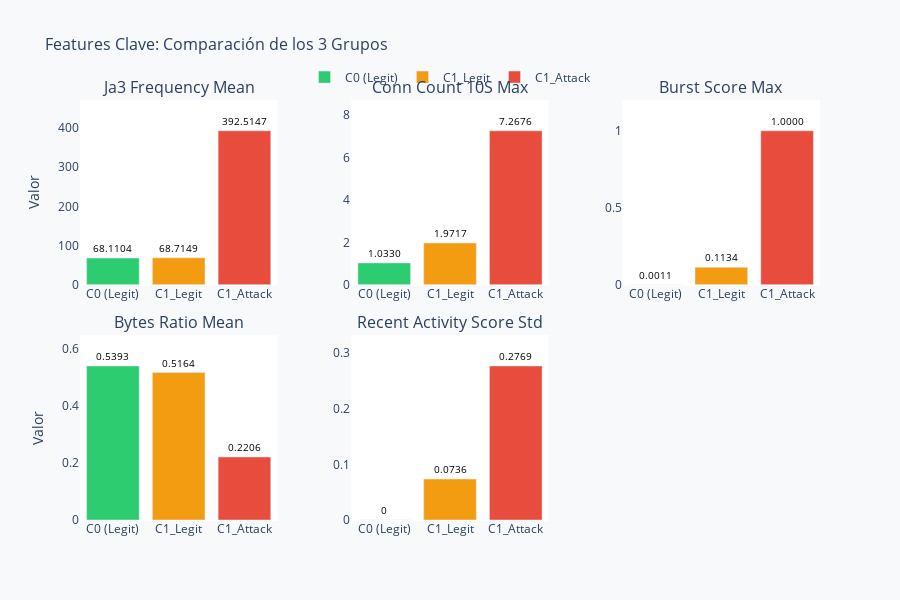

This figure's notebook cell:
### Code cell
import plotly.graph_objects as go
from plotly.subplots import make_subplots

# Features más discriminantes
discriminant_features = [
    'ja3_frequency_mean',
    'conn_count_10s_max', 
    'burst_score_max',
    'bytes_ratio_mean',
    'recent_activity_score_std'
]

def format_value(v):
    if v == 0:
        return "0"
    elif abs(v) >= 1e-3:
        return f"{v:.4f}"
    else:
        return f"{v:.2e}"

fig_bars = make_subplots(
    rows=2, cols=3,
    subplot_titles=[f.replace('_', ' ').title() for f in discriminant_features],
    vertical_spacing=0.12,
    horizontal_spacing=0.10
)

# Updated group names (3 groups only)
group_names = ['C0 (Legit)', 'C1_Legit', 'C1_Attack']
colors = ['#2ecc71', '#f39c12', '#e74c3c']  # removed blue for C1

for idx, feature in enumerate(discriminant_features):
    row = idx // 3 + 1
    col = idx % 3 + 1
    
    # Fetch values from the updated comparison_df
    values = [
        comparison_df[comparison_df['Feature'] == feature]['C0 (Legit)'].values[0],
        comparison_df[comparison_df['Feature'] == feature]['C1_Legit'].values[0],
        comparison_df[comparison_df['Feature'] == feature]['C1_Attack'].values[0]
    ]
    
    # Adjust Y-axis range
    max_val = max(values)
    y_max = max(0.001, max_val * 1.2) if max_val > 0 else 0.001
    fig_bars.update_yaxes(range=[0, y_max], row=row, col=col)
    
    for i, (group, value, color) in enumerate(zip(group_names, values, colors)):
        fig_bars.add_trace(
            go.Bar(
                x=[group],
                y=[value],
                name=group if idx == 0 else None,
                marker_color=color,
                text=[format_value(value)],
                textposition='outside',
                textfont=dict(size=10, color='black'),
                showlegend=(idx == 0),
                hovertemplate=f'<b>{group}</b><br>{feature}: %{{y:.6f}}<extra></extra>'
            ),
            row=row, col=col
        )

fig_bars.update_xaxes(showticklabels=True)  # optional: show group labels
fig_bars.update_yaxes(title_text="Valor", col=1)

fig_bars.update_layout(
    title_text='Features Clave: Comparación de los 3 Grupos',
    title_font_size=16,
    height=600,
    showlegend=True,
    legend=dict(
        orientation="h",
        yanchor="bottom",
        y=1.02,
        xanchor="center",
        x=0.5
    ),
    plot_bgcolor='white',
    paper_bgcolor='#f8f9fa'
)

fig_bars.show()

### Figure 1 — Plotly figure (JSON) as saved in the notebook; plotly's stock layout.template omitted (floating-point values rounded to 4 significant figures)
{"data": [{"hovertemplate": "<b>C0 (Legit)</b><br>ja3_frequency_mean: %{y:.6f}<extra></extra>", "marker": {"color": "#2ecc71"}, "name": "C0 (Legit)", "showlegend": true, "text": ["68.1104"], "textfont": {"color": "black", "size": 10}, "textposition": "outside", "type": "bar", "x": ["C0 (Legit)"], "xaxis": "x", "y": [68.11], "yaxis": "y"}, {"hovertemplate": "<b>C1_Legit</b><br>ja3_frequency_mean: %{y:.6f}<extra></extra>", "marker": {"color": "#f39c12"}, "name": "C1_Legit", "showlegend": true, "text": ["68.7149"], "textfont": {"color": "black", "size": 10}, "textposition": "outside", "type": "bar", "x": ["C1_Legit"], "xaxis": "x", "y": [68.71], "yaxis": "y"}, {"hovertemplate": "<b>C1_Attack</b><br>ja3_frequency_mean: %{y:.6f}<extra></extra>", "marker": {"color": "#e74c3c"}, "name": "C1_Attack", "showlegend": true, "text": ["392.5147"], "textfont": {"color": "black", "size": 10}, "textposition": "outside", "type": "bar", "x": ["C1_Attack"], "xaxis": "x", "y": [392.5], "yaxis": "y"}, {"hovertemplate": "<b>C0 (Legit)</b><br>conn_count_10s_max: %{y:.6f}<extra></extra>", "marker": {"color": "#2ecc71"}, "showlegend": false, "text": ["1.0330"], "textfont": {"color": "black", "size": 10}, "textposition": "outside", "type": "bar", "x": ["C0 (Legit)"], "xaxis": "x2", "y": [1.033], "yaxis": "y2"}, {"hovertemplate": "<b>C1_Legit</b><br>conn_count_10s_max: %{y:.6f}<extra></extra>", "marker": {"color": "#f39c12"}, "showlegend": false, "text": ["1.9717"], "textfont": {"color": "black", "size": 10}, "textposition": "outside", "type": "bar", "x": ["C1_Legit"], "xaxis": "x2", "y": [1.972], "yaxis": "y2"}, {"hovertemplate": "<b>C1_Attack</b><br>conn_count_10s_max: %{y:.6f}<extra></extra>", "marker": {"color": "#e74c3c"}, "showlegend": false, "text": ["7.2676"], "textfont": {"color": "black", "size": 10}, "textposition": "outside", "type": "bar", "x": ["C1_Attack"], "xaxis": "x2", "y": [7.268], "yaxis": "y2"}, {"hovertemplate": "<b>C0 (Legit)</b><br>burst_score_max: %{y:.6f}<extra></extra>", "marker": {"color": "#2ecc71"}, "showlegend": false, "text": ["0.0011"], "textfont": {"color": "black", "size": 10}, "textposition": "outside", "type": "bar", "x": ["C0 (Legit)"], "xaxis": "x3", "y": [0.001094], "yaxis": "y3"}, {"hovertemplate": "<b>C1_Legit</b><br>burst_score_max: %{y:.6f}<extra></extra>", "marker": {"color": "#f39c12"}, "showlegend": false, "text": ["0.1134"], "textfont": {"color": "black", "size": 10}, "textposition": "outside", "type": "bar", "x": ["C1_Legit"], "xaxis": "x3", "y": [0.1134], "yaxis": "y3"}, {"hovertemplate": "<b>C1_Attack</b><br>burst_score_max: %{y:.6f}<extra></extra>", "marker": {"color": "#e74c3c"}, "showlegend": false, "text": ["1.0000"], "textfont": {"color": "black", "size": 10}, "textposition": "outside", "type": "bar", "x": ["C1_Attack"], "xaxis": "x3", "y": [1], "yaxis": "y3"}, {"hovertemplate": "<b>C0 (Legit)</b><br>bytes_ratio_mean: %{y:.6f}<extra></extra>", "marker": {"color": "#2ecc71"}, "showlegend": false, "text": ["0.5393"], "textfont": {"color": "black", "size": 10}, "textposition": "outside", "type": "bar", "x": ["C0 (Legit)"], "xaxis": "x4", "y": [0.5393], "yaxis": "y4"}, {"hovertemplate": "<b>C1_Legit</b><br>bytes_ratio_mean: %{y:.6f}<extra></extra>", "marker": {"color": "#f39c12"}, "showlegend": false, "text": ["0.5164"], "textfont": {"color": "black", "size": 10}, "textposition": "outside", "type": "bar", "x": ["C1_Legit"], "xaxis": "x4", "y": [0.5164], "yaxis": "y4"}, {"hovertemplate": "<b>C1_Attack</b><br>bytes_ratio_mean: %{y:.6f}<extra></extra>", "marker": {"color": "#e74c3c"}, "showlegend": false, "text": ["0.2206"], "textfont": {"color": "black", "size": 10}, "textposition": "outside", "type": "bar", "x": ["C1_Attack"], "xaxis": "x4", "y": [0.2206], "yaxis": "y4"}, {"hovertemplate": "<b>C0 (Legit)</b><br>recent_activity_score_std: %{y:.6f}<extra></extra>", "marker": {"color": "#2ecc71"}, "showlegend": false, "text": ["0"], "textfont": {"color": "black", "size": 10}, "textposition": "outside", "type": "bar", "x": ["C0 (Legit)"], "xaxis": "x5", "y": [0], "yaxis": "y5"}, {"hovertemplate": "<b>C1_Legit</b><br>recent_activity_score_std: %{y:.6f}<extra></extra>", "marker": {"color": "#f39c12"}, "showlegend": false, "text": ["0.0736"], "textfont": {"color": "black", "size": 10}, "textposition": "outside", "type": "bar", "x": ["C1_Legit"], "xaxis": "x5", "y": [0.07363], "yaxis": "y5"}, {"hovertemplate": "<b>C1_Attack</b><br>recent_activity_score_std: %{y:.6f}<extra></extra>", "marker": {"color": "#e74c3c"}, "showlegend": false, "text": ["0.2769"], "textfont": {"color": "black", "size": 10}, "textposition": "outside", "type": "bar", "x": ["C1_Attack"], "xaxis": "x5", "y": [0.2769], "yaxis": "y5"}], "layout": {"annotations": [{"font": {"size": 16}, "showarrow": false, "text": "Ja3 Frequency Mean", "x": 0.1333, "xanchor": "center", "xref": "paper", "y": 1, "yanchor": "bottom", "yref": "paper"}, {"font": {"size": 16}, "showarrow": false, "text": "Conn Count 10S Max", "x": 0.5, "xanchor": "center", "xref": "paper", "y": 1, "yanchor": "bottom", "yref": "paper"}, {"font": {"size": 16}, "showarrow": false, "text": "Burst Score Max", "x": 0.8667, "xanchor": "center", "xref": "paper", "y": 1, "yanchor": "bottom", "yref": "paper"}, {"font": {"size": 16}, "showarrow": false, "text": "Bytes Ratio Mean", "x": 0.1333, "xanchor": "center", "xref": "paper", "y": 0.44, "yanchor": "bottom", "yref": "paper"}, {"font": {"size": 16}, "showarrow": false, "text": "Recent Activity Score Std", "x": 0.5, "xanchor": "center", "xref": "paper", "y": 0.44, "yanchor": "bottom", "yref": "paper"}], "height": 600, "legend": {"orientation": "h", "x": 0.5, "xanchor": "center", "y": 1.02, "yanchor": "bottom"}, "paper_bgcolor": "#f8f9fa", "plot_bgcolor": "white", "showlegend": true, "title": {"font": {"size": 16}, "text": "Features Clave: Comparación de los 3 Grupos"}, "xaxis": {"anchor": "y", "domain": [0, 0.2667], "showticklabels": true}, "xaxis2": {"anchor": "y2", "domain": [0.3667, 0.6333], "showticklabels": true}, "xaxis3": {"anchor": "y3", "domain": [0.7333, 1], "showticklabels": true}, "xaxis4": {"anchor": "y4", "domain": [0, 0.2667], "showticklabels": true}, "xaxis5": {"anchor": "y5", "domain": [0.3667, 0.6333], "showticklabels": true}, "xaxis6": {"anchor": "y6", "domain": [0.7333, 1], "showticklabels": true}, "yaxis": {"anchor": "x", "domain": [0.56, 1], "range": [0, 471.0], "title": {"text": "Valor"}}, "yaxis2": {"anchor": "x2", "domain": [0.56, 1], "range": [0, 8.721]}, "yaxis3": {"anchor": "x3", "domain": [0.56, 1], "range": [0, 1.2]}, "yaxis4": {"anchor": "x4", "domain": [0, 0.44], "range": [0, 0.6472], "title": {"text": "Valor"}}, "yaxis5": {"anchor": "x5", "domain": [0, 0.44], "range": [0, 0.3323]}, "yaxis6": {"anchor": "x6", "domain": [0, 0.44]}}}
